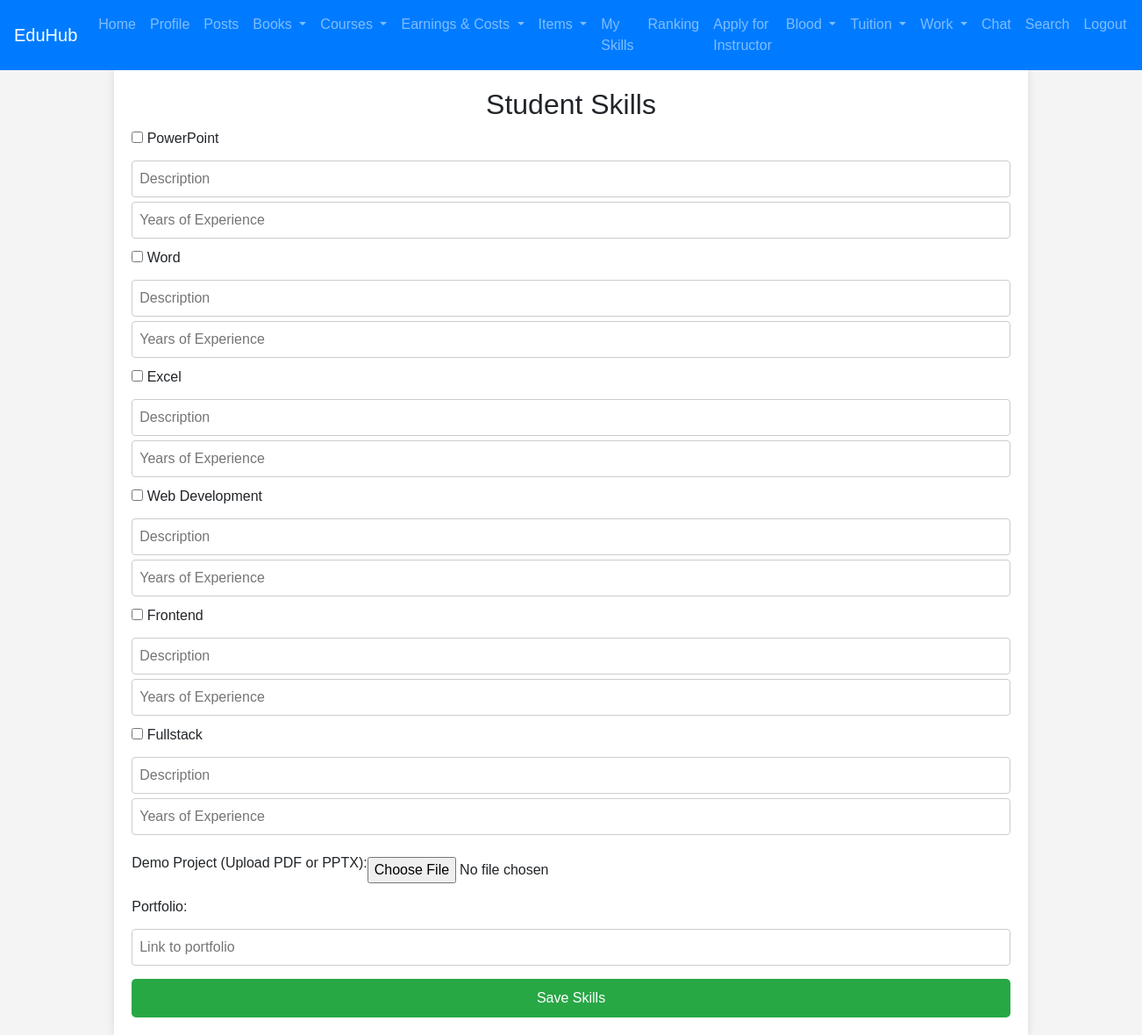
Before: /adminskills_development.php with the older database file.
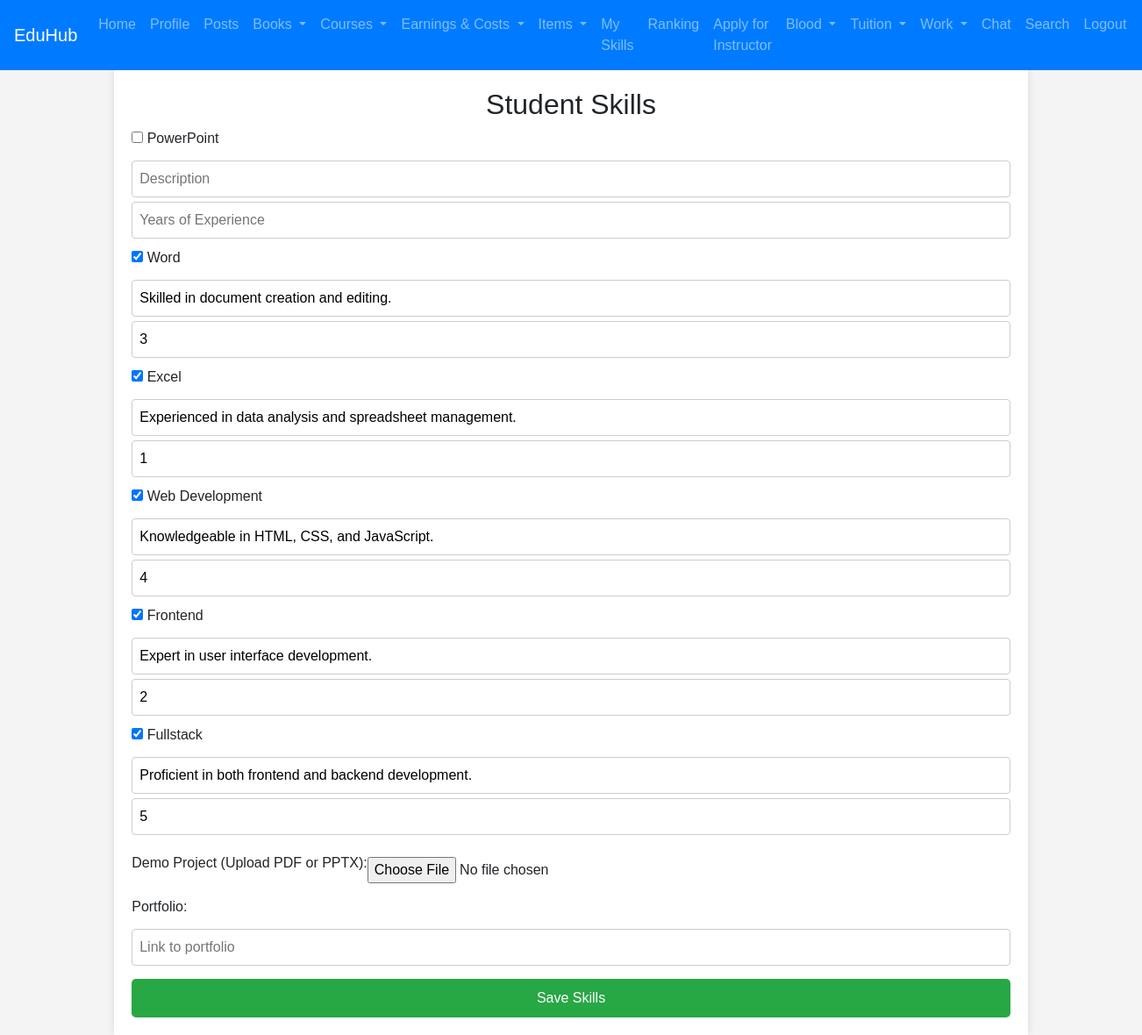
After: the same page with the newer database file.
### tables this page shows
CREATE TABLE `student_skills` (
  `skill_id` int(11) NOT NULL,
  `student_id` int(11) NOT NULL,
  `skill_name` varchar(100) NOT NULL,
  `description` text DEFAULT NULL,
  `work_experience_years` int(11) DEFAULT NULL,
  `demo_project` varchar(255) DEFAULT NULL,
  `portfolio` varchar(255) DEFAULT NULL
);

### adminskills_development.php (the view, shortened to what this page needs)
<?php
$servername = "localhost";
$username = "root";
$password = "";
$dbname = "EduHub";
$conn = new mysqli($servername, $username, $password, $dbname);
$student_id = 1;
$skill_data = [];
$sql = "SELECT * FROM student_skills WHERE student_id = ?";
$stmt = $conn->prepare($sql);
$stmt->bind_param("i", $student_id);
$stmt->execute();
$result = $stmt->get_result();
while ($row = $result->fetch_assoc()) {
    $skill_data[$row['skill_name']] = $row;
}
$skills = ['PowerPoint', 'Word', 'Excel', 'Web Development', 'Frontend', 'Fullstack'];
?>
<!DOCTYPE html>
<html lang="en">
<head>
    <link href="https://stackpath.bootstrapcdn.com/bootstrap/4.5.2/css/bootstrap.min.css" rel="stylesheet">
</head>
<body>
<?php include 'navbaradmin.php'; ?>
    <div class="container">
        <h2>Student Skills</h2>
        <form action="" method="POST" enctype="multipart/form-data">
            <div class="skills-section">
                <?php foreach ($skills as $skill): ?>
                    <div class="skill-item">
                        <input type="checkbox" name="skills[]" value="<?= $skill ?>" id="<?= $skill ?>"
                            <?= isset($skill_data[$skill]) ? 'checked' : '' ?>>
                        <label for="<?= $skill ?>"><?= $skill ?></label>
                        <input type="text" name="description[<?= $skill ?>]"
                            placeholder="Description"
                            value="<?= isset($skill_data[$skill]) ? $skill_data[$skill]['description'] : '' ?>">
                        <input type="number" name="work_experience_years[<?= $skill ?>]"
                            placeholder="Years of Experience"
                            value="<?= isset($skill_data[$skill]) ? $skill_data[$skill]['work_experience_years'] : '' ?>">
                    </div>
                <?php endforeach; ?>
            </div>
            <div class="input-group">
                <label for="demo_project">Demo Project (Upload PDF or PPTX):</label>
                <input type="file" name="demo_project" id="demo_project" accept=".pptx,.pdf">
            </div>
            <div class="input-group">
                <label for="portfolio">Portfolio:</label>
                <input type="text" name="portfolio" id="portfolio" placeholder="Link to portfolio"
                       value="<?= !empty($skill_data) ? (reset($skill_data)['portfolio'] ?? '') : '' ?>">
            </div>
            <button type="submit">Save Skills</button>
        </form>
    </div>
</body>
</html>

Changed rows visible on the page:
added student_skills: description "Skilled in document creation and editing.", work_experience_years "3"
added student_skills: description "Experienced in data analysis and spreadsheet management.", work_experience_years "1"
added student_skills: description "Knowledgeable in HTML, CSS, and JavaScript.", work_experience_years "4"
added student_skills: description "Expert in user interface development.", work_experience_years "2"
added student_skills: description "Proficient in both frontend and backend development.", work_experience_years "5"
Other visible differences:
form field value: "☐" → "☑"
